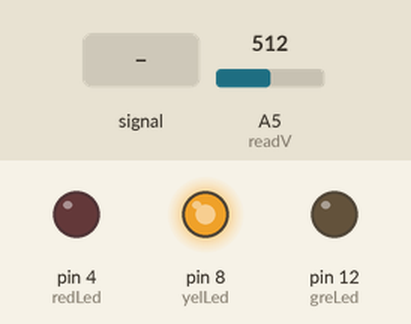
The sketch below on a simulated Arduino Uno, built with avr-gcc and run on an emulated ATmega328P. Parts: output pins drawn as LEDs (lit = HIGH). Dashed ring = blinking. The inputs (shaded band) are chosen by the test bench; at power-on: A5 (readV) = 512.

Above: at 1.2 s.
1.3 s: A5 (readV) fed a 200 Hz sine of ±255 counts around its level
At 1.8 s:
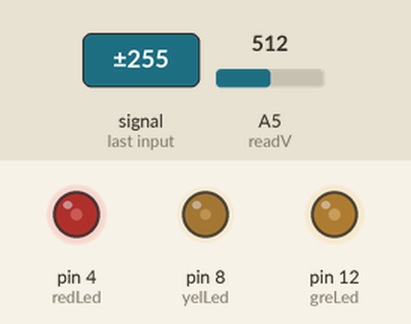
2.8 s: A5 (readV) set to 0
At 3.65 s:
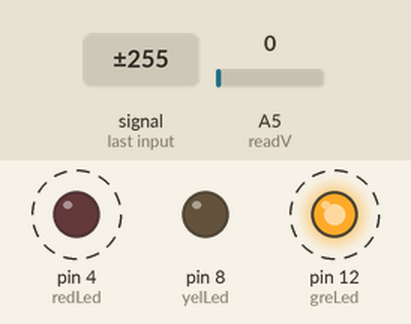
5.8 s: A5 (readV) set to 91
8.8 s: A5 (readV) set to 111
At 9.4 s:
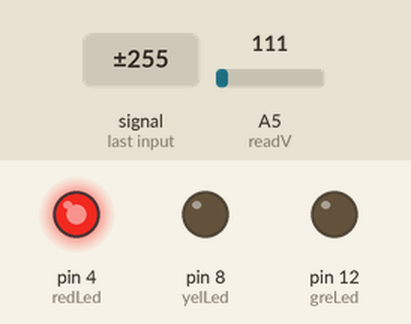
10.6 s: A5 (readV) set to 395
12.1 s: A5 (readV) set to 419
At 12.9 s:
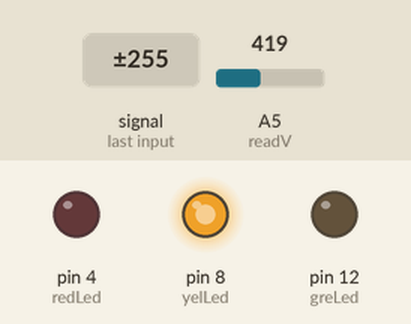
Timing chart, 0 to 14.6 s (numbered marks = the images above; inputs shaded):
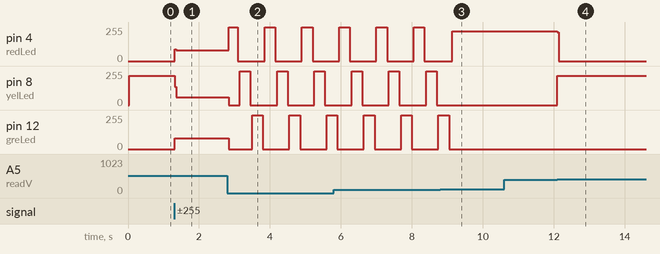

The sketch:

ledControlledByPotentiometer.ino
```cpp
/*
A program to be used with an Arduino UNO, 3 LEDS, 3 1K resistors, 1K potentiometer and 7 wires to mimic a character selection screen except you are selecting an led
and certain effects outside of selection
*/
float readV = A5;
int redLed=4;
int yelLed=8;
int greLed=12;

int leds [] = {redLed,yelLed,greLed};


float conv = 5.0/1023.0;
float V0;
float V1;

void setup() {
  // put your setup code here, to run once:
  pinMode(readV,INPUT);
  pinMode(redLed,OUTPUT);
  pinMode(yelLed,OUTPUT);
  pinMode(greLed,OUTPUT);

  Serial.begin(9600);

}

void loop() {
  // put your main code here, to run repeatedly:

  // get the voltage across the potentiometer to see how far it has been "scrolled"
  V0=analogRead(A5);
  V1 = V0 * conv;

  // turn all leds off
  for(int led : leds){
    digitalWrite(led,LOW);
  }

  // selection 1
  if (0.5<=V1 && V1<=2){
    digitalWrite(redLed,HIGH);
  }

  // selection 2
  else if (2<=V1 && V1<=3){
    digitalWrite(yelLed,HIGH);
  }

  // selection 3
  else if (3<=V1 && V1<=4){
    digitalWrite(greLed,HIGH);
  }

  // all will be on
  else if(4<=V1)
  {
      digitalWrite(greLed,HIGH);
      digitalWrite(yelLed,HIGH);
      digitalWrite(redLed,HIGH);
  }

  // will flicker on and off in a cyclic pattern between fully off and selection 1
  else if(V1<=0.5){

     for(int led : leds){
      digitalWrite(led,HIGH);
      delay(300);
      digitalWrite(led,LOW);
      delay(50);
    }


  }


}
```

Measured:
- the behaviour switches between 102 and 103 on A5 (readV) (found by bisection; images 2 and 3)
- the behaviour switches between 409 and 410 on A5 (readV) (found by bisection; images 3 and 4)
- after the input at 1.3 s, pin 4 (redLed): 0/255 → 82/255 at once; pin 8 (yelLed): 219/255 → 59/255 at once; pin 12 (greLed): 0/255 → 80/255 at once
- after the input at 2.8 s, pin 4 (redLed), pin 12 (greLed): alternates 255/255 for 0.30 s and 0/255 for 0.75 s, starting at once; pin 8 (yelLed): 59/255 → 0/255 at once, then repeats every 1.1 s: 255/255 0.30 s, 0/255 0.75 s
- after the input at 8.8 s, pin 8 (yelLed): stays 0/255 (without the input it goes to 255/255 after 0.65 s); pin 12 (greLed): goes on until 9.1 s, then stays 0/255
- after the input at 10.6 s, every drawn part: stays the same
- after the input at 12.1 s, pin 4 (redLed): 223/255 → 0/255 at once; pin 8 (yelLed): 0/255 → 219/255 at once
